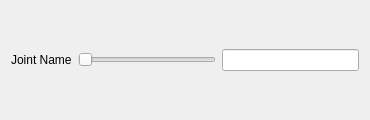
<?xml version="1.0" encoding="UTF-8"?>
<ui version="4.0">
 <class>Form</class>
 <widget class="QWidget" name="Form">
  <property name="geometry">
   <rect>
    <x>0</x>
    <y>0</y>
    <width>370</width>
    <height>120</height>
   </rect>
  </property>
  <property name="windowTitle">
   <string>Form</string>
  </property>
  <layout class="QHBoxLayout" name="horizontalLayout_2">
   <item>
    <widget class="QLabel" name="label">
     <property name="text">
      <string>Joint Name</string>
     </property>
    </widget>
   </item>
   <item>
    <widget class="QSlider" name="slider">
     <property name="minimumSize">
      <size>
       <width>100</width>
       <height>0</height>
      </size>
     </property>
     <property name="tracking">
      <bool>false</bool>
     </property>
     <property name="orientation">
      <enum>Qt::Horizontal</enum>
     </property>
    </widget>
   </item>
   <item>
    <widget class="QLineEdit" name="value_edit">
     <property name="inputMethodHints">
      <set>Qt::ImhNone</set>
     </property>
    </widget>
   </item>
  </layout>
 </widget>
 <resources/>
 <connections/>
</ui>
